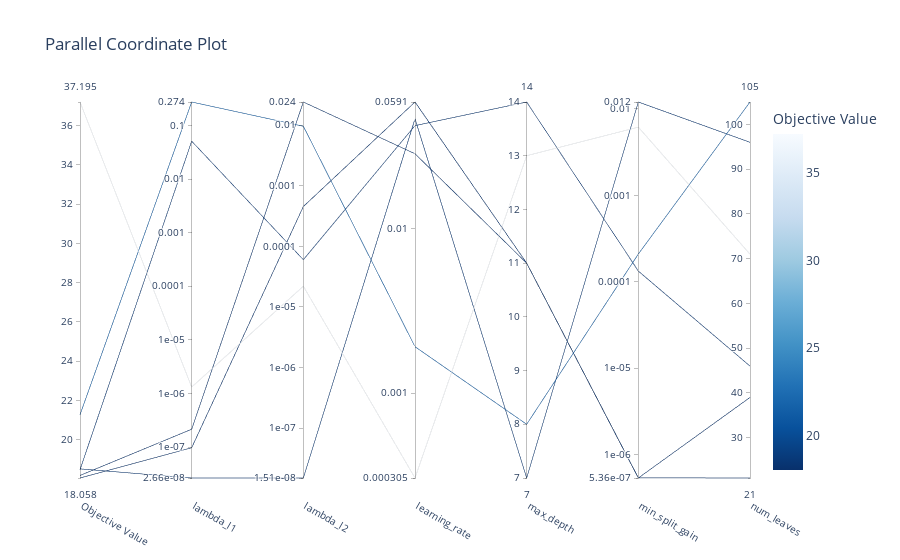

The cell this chart's notebook holds for it:
### Code cell
plot_parallel_coordinate(study)

### Figure 1 — Plotly figure (JSON) as saved in the notebook; plotly's stock layout.template omitted (floating-point values rounded to 4 significant figures)
{"data": [{"dimensions": [{"label": "Objective Value", "range": [18.06, 37.19], "values": [18.06, 18.52, 37.19, 18.48, 21.28, 18.19]}, {"label": "lambda_l1", "range": [-7.576, -0.5628], "ticktext": ["2.66e-08", "1e-07", "1e-06", "1e-05", "0.0001", "0.001", "0.01", "0.1", "0.274"], "tickvals": [-7.576, -7, -6, -5, -4, -3, -2, -1, -0.5628], "values": [-7.012, -7.576, -5.88, -1.293, -0.5628, -6.666]}, {"label": "lambda_l2", "range": [-7.822, -1.619], "ticktext": ["1.51e-08", "1e-07", "1e-06", "1e-05", "0.0001", "0.001", "0.01", "0.024"], "tickvals": [-7.822, -7, -6, -5, -4, -3, -2, -1.619], "values": [-3.343, -7.822, -4.658, -4.221, -2.019, -1.619]}, {"label": "learning_rate", "range": [-3.516, -1.228], "ticktext": ["0.000305", "0.001", "0.01", "0.0591"], "tickvals": [-3.516, -3, -2, -1.228], "values": [-1.228, -1.33, -3.516, -1.372, -2.717, -1.543]}, {"label": "max_depth", "range": [7, 14], "values": [11, 7, 13, 14, 8, 11]}, {"label": "min_split_gain", "range": [-6.271, -1.921], "ticktext": ["5.36e-07", "1e-06", "1e-05", "0.0001", "0.001", "0.01", "0.012"], "tickvals": [-6.271, -6, -5, -4, -3, -2, -1.921], "values": [-6.269, -1.921, -2.211, -3.877, -3.68, -6.271]}, {"label": "num_leaves", "range": [21, 105], "values": [21, 96, 71, 46, 105, 39]}], "labelangle": 30, "labelside": "bottom", "line": {"color": [18.06, 18.52, 37.19, 18.48, 21.28, 18.19], "colorbar": {"title": {"text": "Objective Value"}}, "colorscale": [[0, "rgb(247,251,255)"], [0.125, "rgb(222,235,247)"], [0.25, "rgb(198,219,239)"], [0.375, "rgb(158,202,225)"], [0.5, "rgb(107,174,214)"], [0.625, "rgb(66,146,198)"], [0.75, "rgb(33,113,181)"], [0.875, "rgb(8,81,156)"], [1, "rgb(8,48,107)"]], "reversescale": true, "showscale": true}, "type": "parcoords"}], "layout": {"title": {"text": "Parallel Coordinate Plot"}}}
